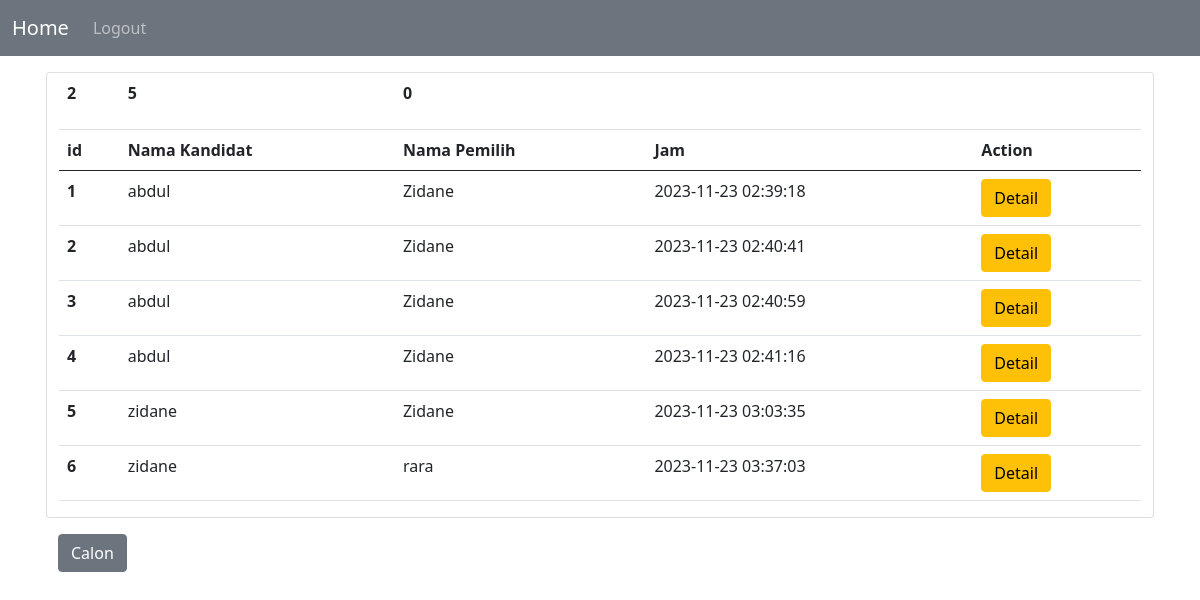
Page /index.php/hasil on the committed database.
### tables this page shows
CREATE TABLE `tb_hasil` (
  `id_hasil` int(11) NOT NULL,
  `id_kandidat` int(11) NOT NULL,
  `id_pemilih` int(11) NOT NULL,
  `tanggal_jam` timestamp NOT NULL DEFAULT current_timestamp()
);

CREATE TABLE `tb_kandidat` (
  `id_kandidat` int(11) NOT NULL,
  `nama_ketos` varchar(100) NOT NULL,
  `nama_waketos` varchar(100) NOT NULL,
  `image` varchar(100) NOT NULL,
  `visi` varchar(100) NOT NULL,
  `misi` varchar(255) NOT NULL
);

CREATE TABLE `tb_pemilih` (
  `id_pemilih` int(11) NOT NULL,
  `username` varchar(150) NOT NULL,
  `nama` varchar(150) NOT NULL,
  `password` varchar(200) NOT NULL,
  `NISN` varchar(12) NOT NULL,
  `alamat` text NOT NULL
);

### application/controllers/Hasil.php (called while the page is built, shortened)
<?php
class Hasil extends CI_Controller
{
    public function __construct()
    {
        $this->load->model('Hasil_model', 'hasil');
    }
    public function index()
    {
        $data['data1'] = $this->hasil->data1();
        $data['data2'] = $this->hasil->data2();
        $data['data3'] = $this->hasil->data3();
        $data['hasil'] = $this->hasil->getData();
            $this->load->view('hasil/index', $data);
    }
}

### index.php (called while the page is built, shortened)
<?php
require_once BASEPATH.'core/CodeIgniter.php';

### application/models/Hasil_model.php (called while the page is built, shortened)
<?php
class Hasil_model extends CI_Model {
    public function getData(){
        $query = "SELECT * FROM tb_hasil as h
                JOIN tb_kandidat as k ON k.id_kandidat = h.id_kandidat
                JOIN tb_pemilih as p ON p.id_pemilih = h.id_pemilih";
        return $this->db->query($query)->result_array();
    }
    public function data1(){
		$this->db->from('tb_hasil');
		$this->db->where('id_kandidat',1);
		return $this->db->count_all_results();
	}
    public function data2(){
		$this->db->from('tb_hasil');
		$this->db->where('id_kandidat',2);
		return $this->db->count_all_results();
	}
    public function data3(){
		$this->db->from('tb_hasil');
		$this->db->where('id_kandidat',3);
		return $this->db->count_all_results();
	}
}

### application/views/hasil/index.php (the view, shortened to what this page needs)
<!doctype html>
<html lang="en">
  <head>
    <link href="<?= base_url('bootstrap/css/bootstrap.min.css');?>" rel="stylesheet" >
  </head>
  <body>
  <nav class="navbar navbar-expand-lg navbar-dark bg-secondary ">
		<div class="container-fluid">
		<a class="navbar-brand" href="#">Home</a>
		<div class="collapse navbar-collapse" id="navbarNavDropdown">
			<ul class="navbar-nav ml-auto">
				<li class="nav-item active">
					<a class="nav-link" href="<?=base_url('auth/logout')?>">Logout <span class="sr-only"></span></a>
				</li>
			</ul>
		</div>
		</div>
	</nav>
  <div class="container">
    <div class="card-body">
      <div class="row">
        <div class="card">
          <table class="table table-hover">
            <thead>
            <tr>
        <th> <p><?= $data1;?></p></th>
        <th> <p><?= $data2;?></p></th>
        <th><p><?= $data3;?></p></th>
        <th></th>
        <th></th>
      </tr>
              <tr>
                <th scope="col">id</th>
                <th scope="col">Nama Kandidat</th>
                <th scope="col">Nama Pemilih</th>
                <th scope="col">Jam</th>
                <th scope="col">Action</th>
              </tr>
            </thead>
            <tbody>
              <?php $i = 1; ?>
              <?php foreach ($hasil as $h) : ?>
                <tr>
                  <th scope="row"><?= $i; ?></th>
                  <td><?= $h['nama_ketos'] ?></td>
                  <td><?= $h['nama'] ?></td>
                  <td><?= $h['tanggal_jam'] ?></td>
                  <td>
                    <a href="<?= base_url('hasil/detail/') ?><?= $h['id_hasil'] ?>" class="btn btn-warning">Detail</a>
                  </td>
                </tr>
                <?php $i++; ?>
              <?php endforeach; ?>
            </tbody>
          </table>
        </div>
      </div>
      <a href="<?= base_url('calon'); ?>" class="btn btn-secondary mt-3">Calon</a>
    </div>
  </div>
  </body>
</html>

### rows in the picture
tb_hasil: id_kandidat.nama_ketos "abdul", id_pemilih.nama "Zidane", tanggal_jam "2023-11-23 02:39:18"
tb_hasil: id_kandidat.nama_ketos "abdul", id_pemilih.nama "Zidane", tanggal_jam "2023-11-23 02:40:41"
tb_hasil: id_kandidat.nama_ketos "abdul", id_pemilih.nama "Zidane", tanggal_jam "2023-11-23 02:40:59"
tb_hasil: id_kandidat.nama_ketos "abdul", id_pemilih.nama "Zidane", tanggal_jam "2023-11-23 02:41:16"
tb_hasil: id_kandidat.nama_ketos "zidane", id_pemilih.nama "Zidane", tanggal_jam "2023-11-23 03:03:35"
tb_hasil: id_kandidat.nama_ketos "zidane", id_pemilih.nama "rara", tanggal_jam "2023-11-23 03:37:03"

### other values in the picture
$data1 "2"
$data2 "5"
$data3 "0"
